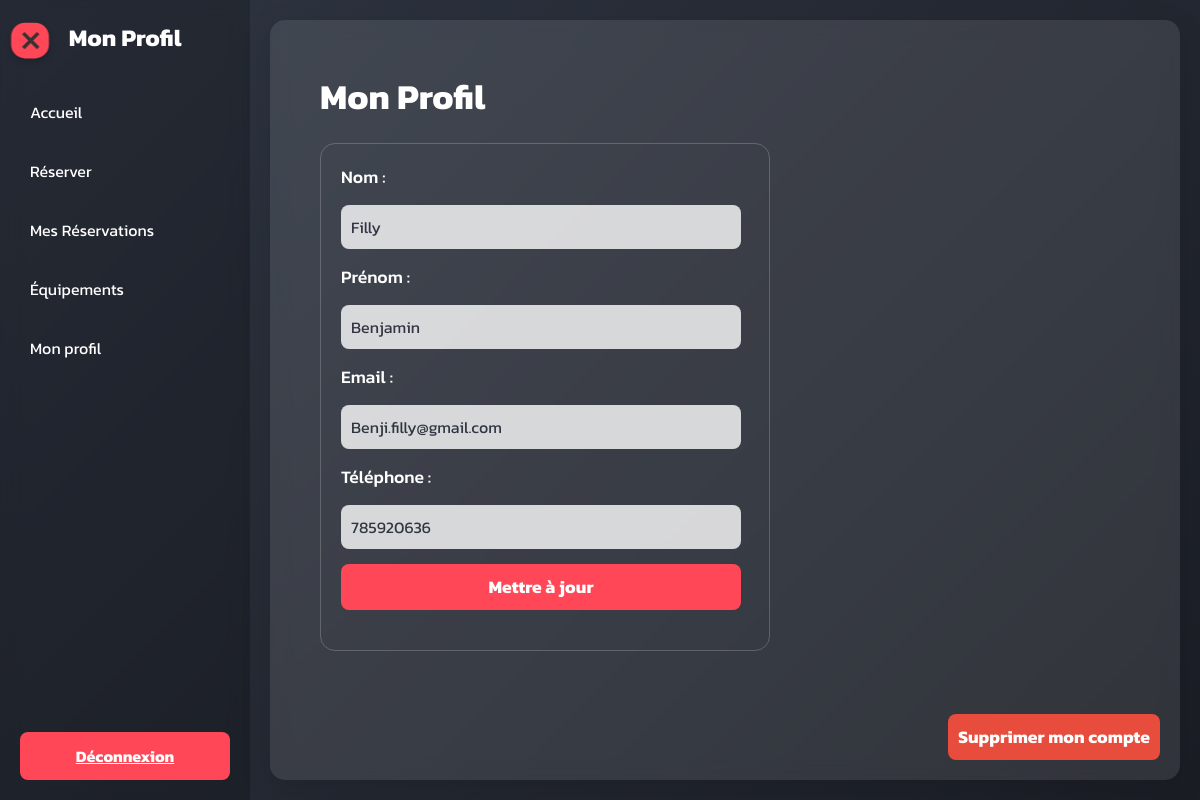
The page /profile (signed in) on the database as committed earlier.
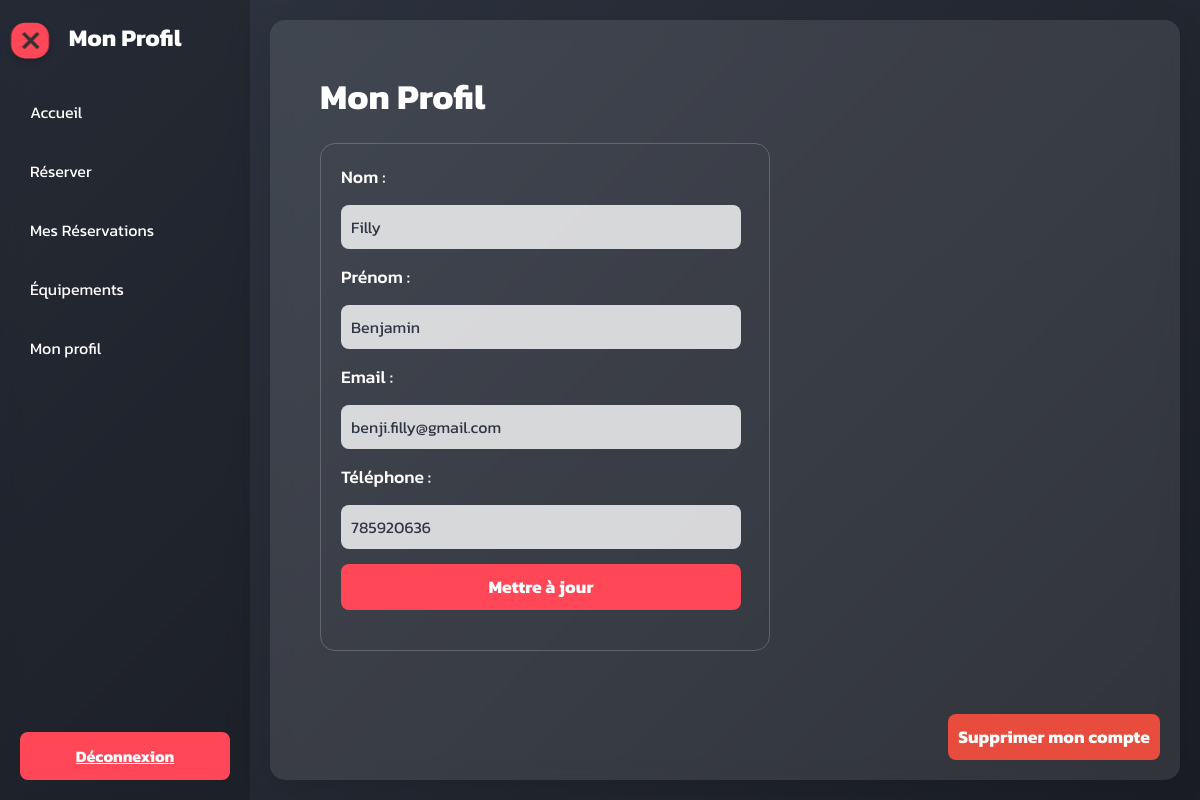
The same page on the database as committed later.
### tables this page shows
CREATE TABLE `Utilisateur` (`ID_utilisateur` INTEGER PRIMARY KEY UNIQUE, `Nom` TEXT, `Prénom` TEXT, `E-mail` TEXT UNIQUE, `Telephone` INTEGER UNIQUE, "Mot_de_passe" TEXT);

### inscription.py (the view, shortened to what this page needs)
@app.route('/profile', methods=['GET', 'POST'])
@login_required
def profile():
    user_id = session['user_id']
    try:
        with get_db_connection() as conn:
            cursor = conn.cursor()
            if request.method == 'GET':
                cursor.execute('SELECT Nom, Prénom, "E-mail", Telephone FROM Utilisateur WHERE ID_utilisateur = ?', (user_id,))
                user = cursor.fetchone()
                if user:
                    return render_template('profile.html', user=user)
                flash('Utilisateur introuvable', 'error')
                return redirect(url_for('dashboard'))
    except sqlite3.Error as e:
        flash('Erreur lors de la mise à jour du profil', 'error')
        print(f"Erreur SQLite: {e}")
        return redirect(url_for('dashboard'))

### inscription.py (called while the page is built)
def get_db_connection():
    conn = sqlite3.connect(DATABASE)
    conn.row_factory = sqlite3.Row
    return conn

def login_required(f):
    @wraps(f)
    def decorated_function(*args, **kwargs):
        if 'user_id' not in session:
            flash('Veuillez vous connecter pour accéder à cette page', 'info')
            return redirect(url_for('login'))
        return f(*args, **kwargs)
    return decorated_function

### templates/profile.html (shortened to what this page needs)
<!DOCTYPE html>
<html lang="fr">
<head>
</head>
<body>
    <div class="sidebar" id="sidebar">
        <h2>Mon Profil</h2>
        <ul>
            <li><a href="{{ url_for('dashboard') }}">Accueil</a></li>
            <li><a href="{{ url_for('reservation') }}">Réserver</a></li>
            <li><a href="{{ url_for('my_reservations') }}">Mes Réservations</a></li>
            <li><a href="{{ url_for('equipements') }}">Équipements</a></li>
            <li><a href="{{ url_for('profile') }}">Mon profil</a></li>
        </ul>
        <div class="logout">
            <a href="{{ url_for('logout') }}">Déconnexion</a>
        </div>
    </div>
    <div class="toggle-btn change" id="toggleBtn" onclick="menu(this)">
        <div class="bar3"></div>
    </div>
    <div class="content">
        <h1>Mon Profil</h1>
        <div class="info">
            <form method="POST" action="{{ url_for('profile') }}">
                <label for="nom">Nom :</label>
                <input type="text" id="nom" name="nom" value="{{ user['Nom'] }}" required>
                <label for="prenom">Prénom :</label>
                <input type="text" id="prenom" name="prenom" value="{{ user['Prénom'] }}" required>
                <label for="email">Email :</label>
                <input type="email" id="email" name="email" value="{{ user['E-mail'] }}" required>
                <label for="telephone">Téléphone :</label>
                <input type="text" id="telephone" name="telephone" value="{{ user['Telephone'] }}" required> <br>
                <button type="submit">Mettre à jour</button>
            </form>
        </div>
        <button class="delete-btn" id="deleteAccount">Supprimer mon compte</button>
    </div>
</body>
</html>

Rows that differ between the two databases and show on the page:
changed Utilisateur "Filly": email "Benji.filly@gmail.com" → "benji.filly@gmail.com"
